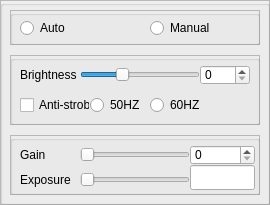
   <widget class="QFrame" name="frame_5">
    <property name="geometry">
     <rect>
      <x>830</x>
      <y>215</y>
      <width>270</width>
      <height>205</height>
     </rect>
    </property>
    <property name="frameShape">
     <enum>QFrame::Shape::StyledPanel</enum>
    </property>
    <property name="frameShadow">
     <enum>QFrame::Shadow::Raised</enum>
    </property>
    <widget class="QGroupBox" name="groupBox_11">
     <property name="geometry">
      <rect>
       <x>0</x>
       <y>0</y>
       <width>270</width>
       <height>205</height>
      </rect>
     </property>
     <property name="title">
      <string/>
     </property>
     <widget class="QFrame" name="frame_exposure_mode">
      <property name="geometry">
       <rect>
        <x>10</x>
        <y>10</y>
        <width>250</width>
        <height>35</height>
       </rect>
      </property>
      <property name="frameShape">
       <enum>QFrame::Shape::StyledPanel</enum>
      </property>
      <property name="frameShadow">
       <enum>QFrame::Shadow::Raised</enum>
      </property>
      <widget class="QGroupBox" name="groupBox_10">
       <property name="geometry">
        <rect>
         <x>0</x>
         <y>0</y>
         <width>250</width>
         <height>35</height>
        </rect>
       </property>
       <property name="title">
        <string/>
       </property>
       <widget class="QRadioButton" name="exposure_mode_auto">
        <property name="geometry">
         <rect>
          <x>10</x>
          <y>7</y>
          <width>109</width>
          <height>22</height>
         </rect>
        </property>
        <property name="text">
         <string>Auto</string>
        </property>
       </widget>
       <widget class="QRadioButton" name="exposure_mode_manual">
        <property name="geometry">
         <rect>
          <x>140</x>
          <y>7</y>
          <width>109</width>
          <height>22</height>
         </rect>
        </property>
        <property name="text">
         <string>Manual</string>
        </property>
       </widget>
      </widget>
     </widget>
     <widget class="QFrame" name="exposure_auto">
      <property name="geometry">
       <rect>
        <x>10</x>
        <y>55</y>
        <width>250</width>
        <height>70</height>
       </rect>
      </property>
      <property name="frameShape">
       <enum>QFrame::Shape::StyledPanel</enum>
      </property>
      <property name="frameShadow">
       <enum>QFrame::Shadow::Raised</enum>
      </property>
      <widget class="QGroupBox" name="groupBox_12">
       <property name="geometry">
        <rect>
         <x>0</x>
         <y>0</y>
         <width>250</width>
         <height>70</height>
        </rect>
       </property>
       <property name="title">
        <string/>
       </property>
       <widget class="QLabel" name="label_3">
        <property name="geometry">
         <rect>
          <x>10</x>
          <y>10</y>
          <width>60</width>
          <height>20</height>
         </rect>
        </property>
        <property name="text">
         <string>Brightness</string>
        </property>
       </widget>
       <widget class="QSlider" name="AE_horizontalSlider">
        <property name="geometry">
         <rect>
          <x>70</x>
          <y>10</y>
          <width>120</width>
          <height>20</height>
         </rect>
        </property>
        <property name="maximum">
         <number>300</number>
        </property>
        <property name="value">
         <number>99</number>
        </property>
        <property name="orientation">
         <enum>Qt::Orientation::Horizontal</enum>
        </property>
       </widget>
       <widget class="QSpinBox" name="AE_spinBox">
        <property name="geometry">
         <rect>
          <x>190</x>
          <y>10</y>
          <width>50</width>
          <height>20</height>
         </rect>
        </property>
        <property name="maximum">
         <number>300</number>
        </property>
       </widget>
       <widget class="QCheckBox" name="flicker_checkBox">
        <property name="geometry">
         <rect>
          <x>10</x>
          <y>40</y>
          <width>70</width>
          <height>20</height>
         </rect>
        </property>
        <property name="text">
         <string>Anti-strobe</string>
        </property>
       </widget>
       <widget class="QRadioButton" name="radioButton_50HZ">
        <property name="geometry">
         <rect>
          <x>80</x>
          <y>40</y>
          <width>60</width>
          <height>20</height>
         </rect>
        </property>
        <property name="text">
         <string>50HZ</string>
        </property>
       </widget>
       <widget class="QRadioButton" name="radioButton_60HZ">
        <property name="geometry">
         <rect>
          <x>140</x>
          <y>40</y>
          <width>70</width>
          <height>20</height>
         </rect>
        </property>
        <property name="text">
         <string>60HZ</string>
        </property>
       </widget>
      </widget>
     </widget>
     <widget class="QFrame" name="exposure_manual">
      <property name="enabled">
       <bool>true</bool>
      </property>
      <property name="geometry">
       <rect>
        <x>10</x>
        <y>135</y>
        <width>250</width>
        <height>60</height>
       </rect>
      </property>
      <property name="frameShape">
       <enum>QFrame::Shape::StyledPanel</enum>
      </property>
      <property name="frameShadow">
       <enum>QFrame::Shadow::Raised</enum>
      </property>
      <widget class="QGroupBox" name="groupBox_13">
       <property name="geometry">
        <rect>
         <x>0</x>
         <y>0</y>
         <width>250</width>
         <height>60</height>
        </rect>
       </property>
       <property name="title">
        <string/>
       </property>
       <widget class="QLabel" name="label_4">
        <property name="geometry">
         <rect>
          <x>10</x>
          <y>10</y>
          <width>60</width>
          <height>20</height>
         </rect>
        </property>
        <property name="text">
         <string>Gain</string>
        </property>
       </widget>
       <widget class="QLabel" name="label_5">
        <property name="geometry">
         <rect>
          <x>10</x>
          <y>35</y>
          <width>60</width>
          <height>20</height>
         </rect>
        </property>
        <property name="text">
         <string>Exposure</string>
        </property>
       </widget>
       <widget class="QSlider" name="horizontalSlider_gain">
        <property name="geometry">
         <rect>
          <x>70</x>
          <y>10</y>
          <width>110</width>
          <height>20</height>
         </rect>
        </property>
        <property name="orientation">
         <enum>Qt::Orientation::Horizontal</enum>
        </property>
       </widget>
       <widget class="QSlider" name="horizontalSlider_exposure_time">
        <property name="geometry">
         <rect>
          <x>70</x>
          <y>35</y>
          <width>110</width>
          <height>20</height>
         </rect>
        </property>
        <property name="orientation">
         <enum>Qt::Orientation::Horizontal</enum>
        </property>
       </widget>
       <widget class="QSpinBox" name="spinBox_gain">
        <property name="geometry">
         <rect>
          <x>180</x>
          <y>10</y>
          <width>65</width>
          <height>20</height>
         </rect>
        </property>
       </widget>
       <widget class="QLineEdit" name="lineEdit_exposure_time">
        <property name="geometry">
         <rect>
          <x>180</x>
          <y>30</y>
          <width>65</width>
          <height>25</height>
         </rect>
        </property>
       </widget>
      </widget>
     </widget>
    </widget>
   </widget>
